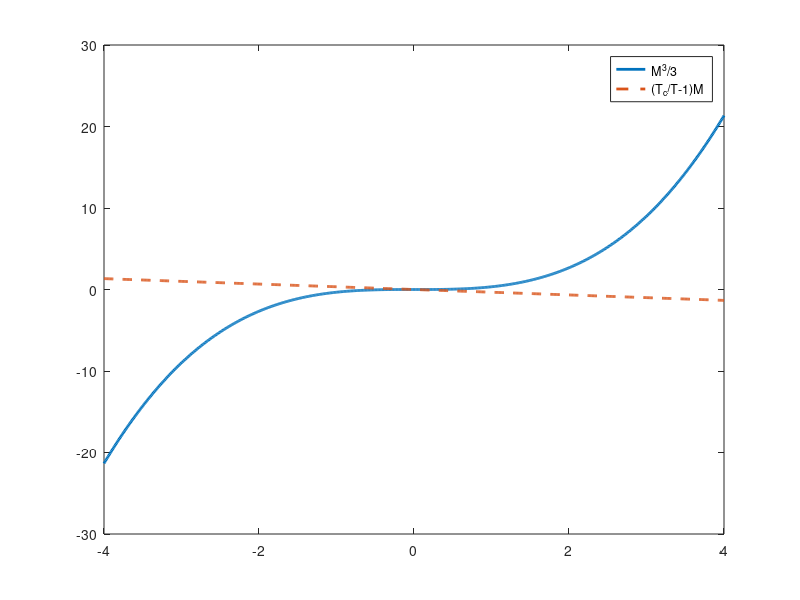

MATLAB code to generate this figure: (Note: this script raises an error after producing the figure.)
clc; clear; close all;
x = -4:0.01:4;
% paramagnetic phase
figure(1)
plot(x, x.^3/3, 'linewidth', 2)
hold on
plot(x, -x/3, '--', 'linewidth', 2)
legend('M^3/3', '(T_c/T-1)M')
new_fig_handle = shift_axis_to_origin(gca);

figure(3)
plot(x, x.^3/3, 'linewidth', 2)
hold on
plot(x, 2 * x, '--', 'linewidth', 2)
legend('M^3/3', '(T_c/T-1)M')
new_fig_handle = shift_axis_to_origin(gca);

function new_fig_handle = shift_axis_to_origin( fig_handle )

% 把 matlab 做的图坐标轴移到图形的中间部分去(与数学的做图习惯一致)
figure('Name','shift_axis_to_origin','NumberTitle','off')                         % Create a new figure
% 拷贝图形到一个新的窗口
new_fig_handle = copyobj( fig_handle , gcf );

xL=xlim ;
yL=ylim ;

xt=get(gca,'xtick') ;
yt=get(gca,'ytick') ;
set(gca,'XTick',[],'XColor','w') ;
set(gca,'YTick',[],'YColor','w') ;

% 把 x 和 y 坐标轴的两个方向各延长 10% （为了视觉上好看）
extend_x = ( xL(2)-xL(1) ) * 0.1 ;
extend_y = ( yL(2)-yL(1) ) * 0.1 ;
xxL = xL + [ -extend_x extend_x] ;
yyL = yL + [ -extend_y extend_y] ;
set(gca,'xlim', xxL) ;
set(gca,'ylim', yyL) ;

pos = get(gca,'Position') ;
box off;

x_shift = abs( yyL(1)/(yyL(2)-yyL(1)) ) ;
y_shift = abs( xxL(1)/(xxL(2)-xxL(1)) ) ;

temp_1 = axes( 'Position', pos + [ 0 , pos(4) * x_shift , 0 , - pos(4)* x_shift*0.99999 ] ) ;
xlim(xxL) ;
box off ;
% set(temp_1,'XTick',xt,'Color','None','YTick',[]) ;
set(temp_1,'XTick',[],'Color','None','YTick',[]) ;
set(temp_1,'YColor','w') ;

temp_2 = axes( 'Position', pos + [ pos(3) * y_shift , 0 , -pos(3)* y_shift*0.99999 , 0 ] ) ;
ylim(yyL) ;
box off ;
% set(temp_2,'YTick',yt,'Color','None','XTick',[]) ;
set(temp_2,'YTick', [],'Color','None','XTick',[]) ;
set(temp_2,'XColor','w') ;

Base_pos = get(new_fig_handle,'Position') ;
arrow_pos_in_x_dircetion = Base_pos(2) - Base_pos(4) * yyL(1)/(yyL(2)-yyL(1)) ;
arrow_pos_in_y_dircetion = Base_pos(1) - Base_pos(3) * xxL(1)/(xxL(2)-xxL(1)) ;

annotation('arrow',[Base_pos(1) , Base_pos(1)+Base_pos(3)] , [arrow_pos_in_x_dircetion , arrow_pos_in_x_dircetion ] , 'Color','k');
annotation('arrow',[arrow_pos_in_y_dircetion , arrow_pos_in_y_dircetion ] , [Base_pos(2) , Base_pos(2)+Base_pos(4)] , 'Color','k');
text(Base_pos(1)+Base_pos(3), arrow_pos_in_x_dircetion - 4 * Base_pos(4), 'M', 'fontsize', 16)
text(-0.5 * Base_pos(1), - 4 * Base_pos(4), '0', 'fontsize', 16)
end